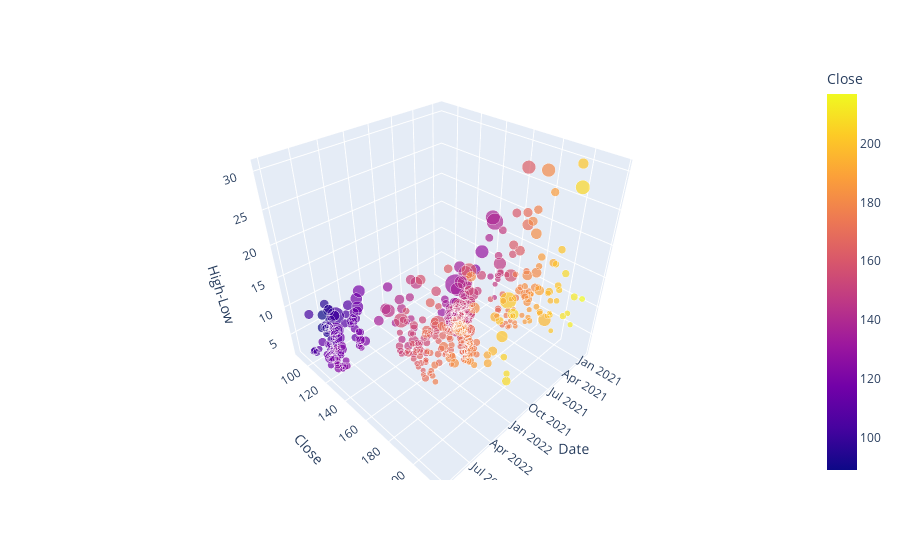

Source (notebook cell):
### Code cell
import plotly.express as px

fig = px.scatter_3d(
    df_abnb,
    x="Date", 
    y="Close", 
    z="High-Low", 
    size="Volume", 
    color="Close"
)
fig.show()

### Figure 1 — Plotly figure (JSON) as saved in the notebook; plotly's stock layout.template omitted (floating-point values rounded to 4 significant figures; data arrays with more than 128 entries replaced by an {"elided": "..."} marker saying what was removed)
{"data": [{"hovertemplate": "Date=%{x}<br>Close=%{marker.color}<br>High-Low=%{z}<br>Volume=%{marker.size}<extra></extra>", "legendgroup": "", "marker": {"color": {"elided": "454 float values"}, "coloraxis": "coloraxis", "size": {"elided": "454 int values"}, "sizemode": "area", "sizeref": 99390.0, "symbol": "circle"}, "mode": "markers", "name": "", "scene": "scene", "showlegend": false, "type": "scatter3d", "x": {"elided": "454 str values"}, "y": {"elided": "454 float values"}, "z": {"elided": "454 float values"}}], "layout": {"coloraxis": {"colorbar": {"title": {"text": "Close"}}, "colorscale": [[0, "#0d0887"], [0.1111, "#46039f"], [0.2222, "#7201a8"], [0.3333, "#9c179e"], [0.4444, "#bd3786"], [0.5556, "#d8576b"], [0.6667, "#ed7953"], [0.7778, "#fb9f3a"], [0.8889, "#fdca26"], [1, "#f0f921"]]}, "legend": {"itemsizing": "constant", "tracegroupgap": 0}, "margin": {"t": 60}, "scene": {"domain": {"x": [0, 1], "y": [0, 1]}, "xaxis": {"title": {"text": "Date"}}, "yaxis": {"title": {"text": "Close"}}, "zaxis": {"title": {"text": "High-Low"}}}}}
